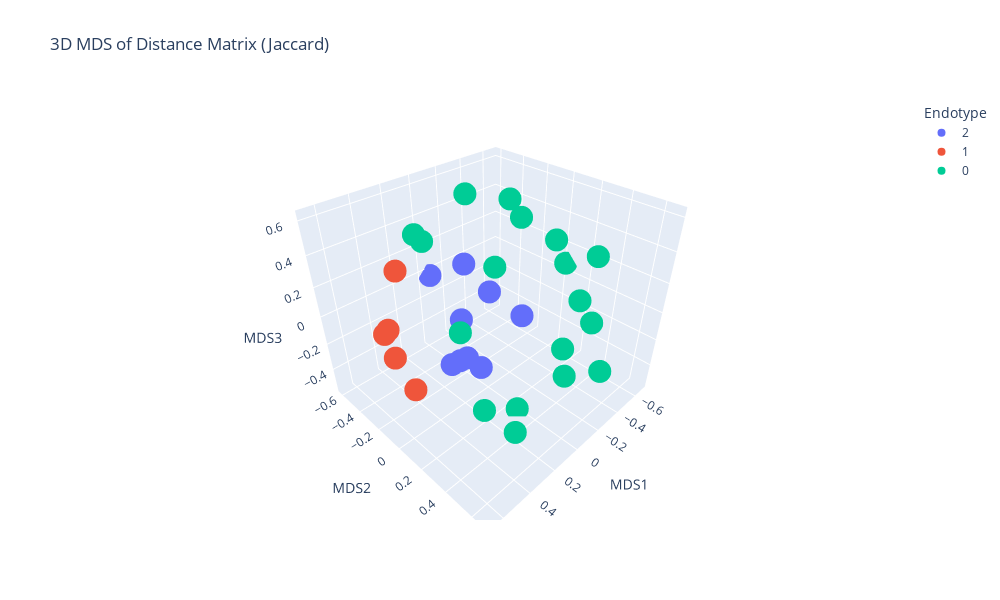

Notebook code cell kept with this figure:
### Markdown cell above
#### MDS of feature matrix

### Code cell
import numpy as np
import pandas as pd
from sklearn.manifold import MDS
from sklearn.metrics.pairwise import pairwise_distances
import plotly.express as px
import plotly.graph_objects as go

feat_mat = endo.feature_matrix

# Get endotype labels for coloring
# endo.endotypes returns a tuple (dict_mapping, dict_clusters)
# Extract the mapping dictionary and get labels in the same order as the feature matrix
endotype_mapping = endo.endotypes[0]
endotype_labels = pd.Series([endotype_mapping[gene] for gene in feat_mat.index])

# Convert feature matrix to numpy array
X = np.array(feat_mat)

# Compute distance matrix (use same metric as clustering - 'jaccard' in this case)
distance_matrix = pairwise_distances(X, metric='jaccard')

# MDS parameters
n_components = 3  # Set to 2 for 2D plot, 3 for 3D plot
random_state = 42

# Plot dimensions (in pixels)
plot_width = 1000
plot_height = 600

# Perform MDS on the distance matrix (use dissimilarity='precomputed')
mds = MDS(n_components=n_components, random_state=random_state, dissimilarity='precomputed')
mds_result = mds.fit_transform(distance_matrix)

# Create DataFrame for plotting
if n_components == 2:
    mds_df = pd.DataFrame(
        data=mds_result,
        columns=['MDS1', 'MDS2']
    )
    mds_df['Endotype'] = endotype_labels.astype(str)
    mds_df['Gene'] = feat_mat.index
    
    # Plot 2D MDS
    fig_mds = px.scatter(
        mds_df,
        x='MDS1',
        y='MDS2',
        color='Endotype',
        hover_data=['Gene'],
        title='2D MDS of Distance Matrix (Jaccard)',
        width=plot_width,
        height=plot_height
    )
elif n_components == 3:
    mds_df = pd.DataFrame(
        data=mds_result,
        columns=['MDS1', 'MDS2', 'MDS3']
    )
    mds_df['Endotype'] = endotype_labels.astype(str)
    mds_df['Gene'] = feat_mat.index
    
    # Plot 3D MDS
    fig_mds = px.scatter_3d(
        mds_df,
        x='MDS1',
        y='MDS2',
        z='MDS3',
        color='Endotype',
        hover_data=['Gene'],
        title='3D MDS of Distance Matrix (Jaccard)',
        width=plot_width,
        height=plot_height
    )

fig_mds.show()

### Figure 1 — Plotly figure (JSON) as saved in the notebook; plotly's stock layout.template omitted (floating-point values rounded to 4 significant figures)
{"data": [{"customdata": [["NOD2"], ["NLRC4"], ["NLRP1"], ["PPP1R12C"], ["LRRK1"], ["ANKHD1"], ["CASP1"], ["RBCK1"], ["RIPK2"]], "hovertemplate": "Endotype=2<br>MDS1=%{x}<br>MDS2=%{y}<br>MDS3=%{z}<br>Gene=%{customdata[0]}<extra></extra>", "legendgroup": "2", "marker": {"color": "#636efa", "symbol": "circle"}, "mode": "markers", "name": "2", "scene": "scene", "showlegend": true, "type": "scatter3d", "x": [0.1162, -0.008516, 0.02653, -0.0601, -0.2301, -0.3852, -0.03459, -0.4569, -0.1473], "y": [-0.2147, -0.2067, -0.2375, -0.6084, -0.4604, -0.3799, -0.1034, -0.137, -0.412], "z": [-0.4554, -0.4695, -0.4915, -0.03264, 0.04531, -0.2065, -0.5055, -0.3219, -0.3384]}, {"customdata": [["LRRK2"], ["ERBIN"], ["PPP1R18"], ["MAP2K6"], ["MAP2K3"]], "hovertemplate": "Endotype=1<br>MDS1=%{x}<br>MDS2=%{y}<br>MDS3=%{z}<br>Gene=%{customdata[0]}<extra></extra>", "legendgroup": "1", "marker": {"color": "#EF553B", "symbol": "circle"}, "mode": "markers", "name": "1", "scene": "scene", "showlegend": true, "type": "scatter3d", "x": [0.5341, 0.6629, 0.2285, 0.4278, 0.495], "y": [-0.02739, 0.02228, -0.5655, -0.4079, -0.338], "z": [-0.2626, 0.07477, 0.1413, -0.1132, -0.06914]}, {"customdata": [["CARD9"], ["GALNT2"], ["LGALS8"], ["UNKL"], ["DNM1L"], ["GAK"], ["PBX2"], ["TSNAX"], ["TRIM14"], ["CASP4"], ["VPS28"], ["TRIM41"], ["EIF4E2"], ["STX11"], ["VIM"], ["MYO15B"], ["ACTR3"], ["USP15"]], "hovertemplate": "Endotype=0<br>MDS1=%{x}<br>MDS2=%{y}<br>MDS3=%{z}<br>Gene=%{customdata[0]}<extra></extra>", "legendgroup": "0", "marker": {"color": "#00cc96", "symbol": "circle"}, "mode": "markers", "name": "0", "scene": "scene", "showlegend": true, "type": "scatter3d", "x": [-0.4883, 0.2385, -0.03684, -0.2265, 0.4628, -0.09867, 0.3687, 0.5105, -0.4437, 0.03524, -0.1159, -0.6758, -0.4701, -0.3899, 0.2759, -0.496, 0.2314, 0.1505], "y": [0.08133, -0.3236, 0.5887, 0.647, 0.4432, -0.2784, -0.07768, 0.345, 0.2339, 0.2825, 0.1291, 0.02789, 0.405, 0.4381, 0.4852, -0.3074, 0.2828, 0.6736], "z": [0.3247, 0.4739, 0.3522, -0.1821, -0.1282, 0.6193, 0.5719, 0.3263, -0.3911, -0.5507, 0.6066, 0.0693, -0.1049, 0.3928, -0.4043, 0.4623, 0.5217, 0.04555]}], "layout": {"height": 600, "legend": {"title": {"text": "Endotype"}, "tracegroupgap": 0}, "scene": {"domain": {"x": [0, 1], "y": [0, 1]}, "xaxis": {"title": {"text": "MDS1"}}, "yaxis": {"title": {"text": "MDS2"}}, "zaxis": {"title": {"text": "MDS3"}}}, "title": {"text": "3D MDS of Distance Matrix (Jaccard)"}, "width": 1000}}
